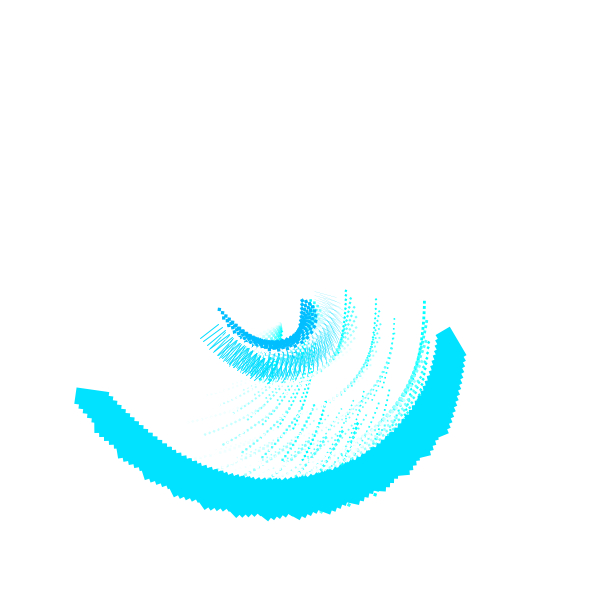
Frame 1 (no input)
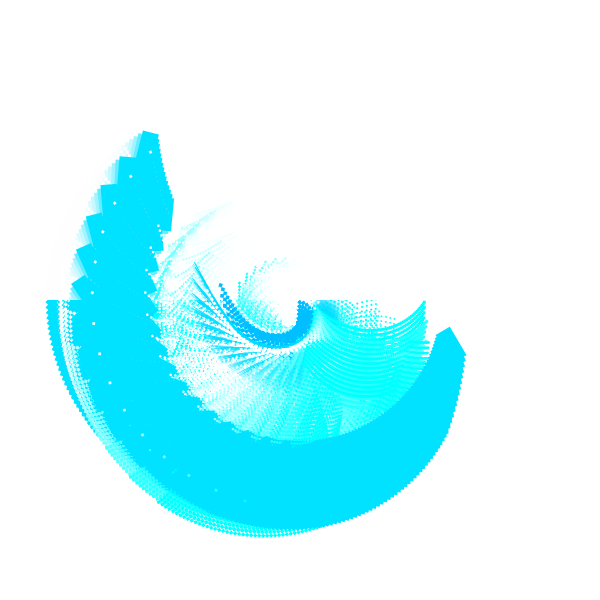
Frame 60 (the mouse pressed at the canvas centre just before this capture)
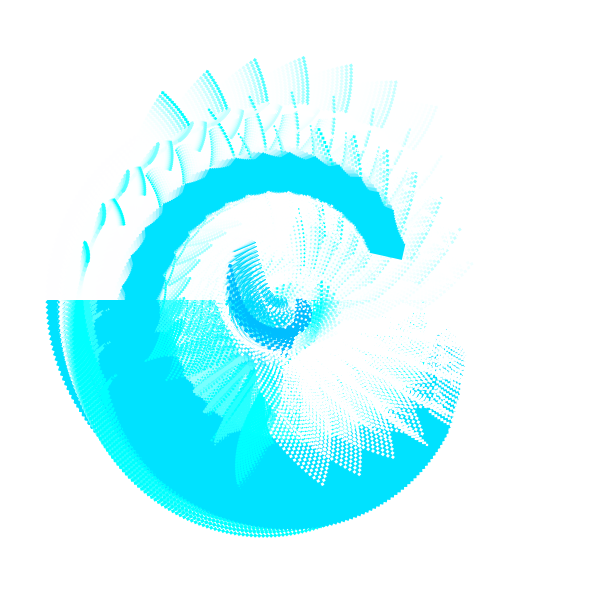
Frame 120 (the mouse held since frame 60 and released just before this capture)

The Processing sketch that drew these frames (run headless with seeded random() and noise(); from frame 60 on, the mouse is pressed at the canvas centre):

// Processing sketch: processing_143456
// ── processing_143456.pde

// Konkuk University
// Department of Dynamic Media
// SOS iDesign
// Name: KIM Hyun Gi
// ID: hyungi216

float angle=4;
   
void setup(){
  size(600,600);
  background(255);
  colorMode(RGB);
}
   
void draw(){
  noStroke();
  fill(255,100);
  rect(0,0,width/1,height/2);
   
  // rotation angle
  angle += 0.008;
   
  // move coordinate origin to center of sketch window
  translate(width/2,height/2);
  scale(0.1);
  // number of scaled lines, and rect
  for (int i=0; i<width; i+=40){
    for (int j=0; j<height; j+=40){
    rotate(+angle/400);
     
    pushMatrix();
    stroke(255,100,255);   
    strokeWeight(i/90);
    fill(0, 190, 255);            // black
    translate(i,j);     // create 'origins' at grid coordinates
    rotate(angle*3);
    scale(1.65);
    stroke(0, 220, 255);
    line(100,0,200,100);  // lines-fan
    noStroke();
    rect(0,0,20,20);
    fill(0, 226, 255);
    rect(600,600,100,200);
      pushMatrix();
      for (int k=0; k<width; k+=40){
        noStroke();
        fill(i,600,600);
        translate(600,600);
        rotate(-angle/1);
        scale(0.95);
        rect(600,100,20,20);
      }
      popMatrix();    
    popMatrix();
    }
  }
}
